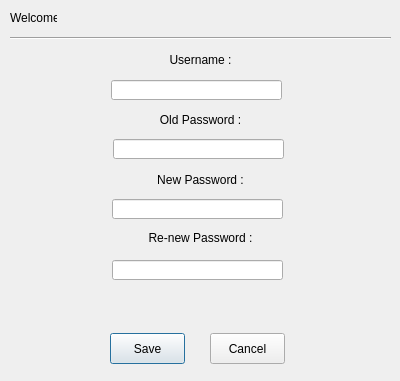
<?xml version="1.0" encoding="UTF-8"?>
<ui version="4.0">
 <class>changePasswordDilaod</class>
 <widget class="QDialog" name="changePasswordDilaod">
  <property name="geometry">
   <rect>
    <x>0</x>
    <y>0</y>
    <width>400</width>
    <height>381</height>
   </rect>
  </property>
  <property name="windowTitle">
   <string>Change Password</string>
  </property>
  <widget class="QLabel" name="label">
   <property name="geometry">
    <rect>
     <x>10</x>
     <y>10</y>
     <width>47</width>
     <height>16</height>
    </rect>
   </property>
   <property name="text">
    <string>Welcome, </string>
   </property>
  </widget>
  <widget class="QLabel" name="usernameLabel">
   <property name="geometry">
    <rect>
     <x>63</x>
     <y>10</y>
     <width>131</width>
     <height>16</height>
    </rect>
   </property>
   <property name="text">
    <string/>
   </property>
  </widget>
  <widget class="Line" name="line">
   <property name="geometry">
    <rect>
     <x>10</x>
     <y>30</y>
     <width>381</width>
     <height>16</height>
    </rect>
   </property>
   <property name="orientation">
    <enum>Qt::Horizontal</enum>
   </property>
  </widget>
  <widget class="QLabel" name="label_3">
   <property name="geometry">
    <rect>
     <x>10</x>
     <y>50</y>
     <width>381</width>
     <height>20</height>
    </rect>
   </property>
   <property name="text">
    <string>Username :</string>
   </property>
   <property name="alignment">
    <set>Qt::AlignCenter</set>
   </property>
  </widget>
  <widget class="QLabel" name="label_4">
   <property name="geometry">
    <rect>
     <x>10</x>
     <y>110</y>
     <width>381</width>
     <height>20</height>
    </rect>
   </property>
   <property name="text">
    <string>Old Password :</string>
   </property>
   <property name="alignment">
    <set>Qt::AlignCenter</set>
   </property>
  </widget>
  <widget class="QLabel" name="label_5">
   <property name="geometry">
    <rect>
     <x>10</x>
     <y>170</y>
     <width>381</width>
     <height>20</height>
    </rect>
   </property>
   <property name="text">
    <string>New Password :</string>
   </property>
   <property name="alignment">
    <set>Qt::AlignCenter</set>
   </property>
  </widget>
  <widget class="QLabel" name="label_6">
   <property name="geometry">
    <rect>
     <x>10</x>
     <y>230</y>
     <width>381</width>
     <height>16</height>
    </rect>
   </property>
   <property name="text">
    <string>Re-new Password :</string>
   </property>
   <property name="alignment">
    <set>Qt::AlignCenter</set>
   </property>
  </widget>
  <widget class="QLineEdit" name="usernameld">
   <property name="geometry">
    <rect>
     <x>111</x>
     <y>80</y>
     <width>171</width>
     <height>20</height>
    </rect>
   </property>
  </widget>
  <widget class="QLineEdit" name="oldPasswordled">
   <property name="geometry">
    <rect>
     <x>113</x>
     <y>139</y>
     <width>171</width>
     <height>20</height>
    </rect>
   </property>
  </widget>
  <widget class="QLineEdit" name="newPasswordled">
   <property name="geometry">
    <rect>
     <x>112</x>
     <y>199</y>
     <width>171</width>
     <height>20</height>
    </rect>
   </property>
  </widget>
  <widget class="QLineEdit" name="renewpasswordled">
   <property name="geometry">
    <rect>
     <x>112</x>
     <y>260</y>
     <width>171</width>
     <height>20</height>
    </rect>
   </property>
  </widget>
  <widget class="QPushButton" name="savebtn">
   <property name="geometry">
    <rect>
     <x>110</x>
     <y>333</y>
     <width>75</width>
     <height>31</height>
    </rect>
   </property>
   <property name="text">
    <string>Save</string>
   </property>
  </widget>
  <widget class="QPushButton" name="cancelbtn">
   <property name="geometry">
    <rect>
     <x>210</x>
     <y>333</y>
     <width>75</width>
     <height>31</height>
    </rect>
   </property>
   <property name="text">
    <string>Cancel</string>
   </property>
  </widget>
  <widget class="QLabel" name="statuslbl">
   <property name="geometry">
    <rect>
     <x>6</x>
     <y>290</y>
     <width>391</width>
     <height>31</height>
    </rect>
   </property>
   <property name="text">
    <string/>
   </property>
  </widget>
 </widget>
 <resources/>
 <connections/>
</ui>
